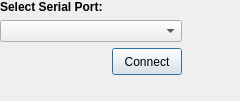
<?xml version="1.0" encoding="UTF-8"?>
<ui version="4.0">
 <class>MainWindow</class>
 <widget class="QDialog" name="MainWindow">
  <property name="geometry">
   <rect>
    <x>0</x>
    <y>0</y>
    <width>240</width>
    <height>101</height>
   </rect>
  </property>
  <property name="minimumSize">
   <size>
    <width>240</width>
    <height>100</height>
   </size>
  </property>
  <property name="maximumSize">
   <size>
    <width>250</width>
    <height>120</height>
   </size>
  </property>
  <property name="windowTitle">
   <string>Configuration</string>
  </property>
  <widget class="QWidget" name="centralwidget">
   <layout class="QGridLayout" name="gridLayout">
    <item row="0" column="0">
     <widget class="QLabel" name="label">
      <property name="sizePolicy">
       <sizepolicy hsizetype="Fixed" vsizetype="Fixed">
        <horstretch>0</horstretch>
        <verstretch>0</verstretch>
       </sizepolicy>
      </property>
      <property name="font">
       <font>
        <weight>75</weight>
        <bold>true</bold>
       </font>
      </property>
      <property name="text">
       <string>Select Serial Port: </string>
      </property>
     </widget>
    </item>
    <item row="2" column="1">
     <widget class="QPushButton" name="connectButton">
      <property name="minimumSize">
       <size>
        <width>70</width>
        <height>27</height>
       </size>
      </property>
      <property name="maximumSize">
       <size>
        <width>70</width>
        <height>27</height>
       </size>
      </property>
      <property name="text">
       <string>Connect</string>
      </property>
     </widget>
    </item>
    <item row="1" column="0" colspan="2">
     <widget class="QComboBox" name="cbport"/>
    </item>
   </layout>
  </widget>
 </widget>
 <resources/>
 <connections/>
</ui>
